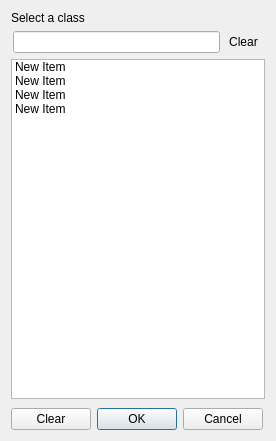
<?xml version="1.0" encoding="UTF-8"?>
<ui version="4.0">
 <class>getClassResource</class>
 <widget class="QDialog" name="getClassResource">
  <property name="geometry">
   <rect>
    <x>0</x>
    <y>0</y>
    <width>268</width>
    <height>441</height>
   </rect>
  </property>
  <property name="windowTitle">
   <string>Select class...</string>
  </property>
  <property name="windowIcon">
   <iconset resource="../resources.qrc">
    <normaloff>:/resources/RES/ffficons/brick.png</normaloff>:/resources/RES/ffficons/brick.png</iconset>
  </property>
  <layout class="QVBoxLayout" name="verticalLayout">
   <item>
    <widget class="QLabel" name="TitleLabel">
     <property name="text">
      <string>Select a class</string>
     </property>
    </widget>
   </item>
   <item>
    <layout class="QHBoxLayout" name="horizontalLayout_2">
     <property name="spacing">
      <number>2</number>
     </property>
     <item>
      <widget class="QLabel" name="label">
       <property name="text">
        <string>&lt;!DOCTYPE HTML PUBLIC &quot;-//W3C//DTD HTML 4.0//EN&quot; &quot;http://www.w3.org/TR/REC-html40/strict.dtd&quot;&gt;
&lt;html&gt;&lt;head&gt;&lt;meta name=&quot;qrichtext&quot; content=&quot;1&quot; /&gt;&lt;style type=&quot;text/css&quot;&gt;
p, li { white-space: pre-wrap; }
&lt;/style&gt;&lt;/head&gt;&lt;body style=&quot; font-family:'MS Shell Dlg 2'; font-size:8.25pt; font-weight:400; font-style:normal;&quot;&gt;
&lt;p style=&quot; margin-top:0px; margin-bottom:0px; margin-left:0px; margin-right:0px; -qt-block-indent:0; text-indent:0px;&quot;&gt;&lt;img src=&quot;:/resources/RES/ffficons/magnifier.png&quot; /&gt;&lt;/p&gt;&lt;/body&gt;&lt;/html&gt;</string>
       </property>
      </widget>
     </item>
     <item>
      <widget class="QLineEdit" name="Filter"/>
     </item>
     <item>
      <widget class="QToolButton" name="toolButton">
       <property name="enabled">
        <bool>true</bool>
       </property>
       <property name="text">
        <string>Clear</string>
       </property>
       <property name="icon">
        <iconset resource="../resources.qrc">
         <normaloff>:/resources/RES/clear_left.png</normaloff>:/resources/RES/clear_left.png</iconset>
       </property>
       <property name="autoRaise">
        <bool>true</bool>
       </property>
      </widget>
     </item>
    </layout>
   </item>
   <item>
    <widget class="QListWidget" name="listWidget">
     <property name="editTriggers">
      <set>QAbstractItemView::NoEditTriggers</set>
     </property>
     <property name="iconSize">
      <size>
       <width>16</width>
       <height>16</height>
      </size>
     </property>
     <property name="verticalScrollMode">
      <enum>QAbstractItemView::ScrollPerPixel</enum>
     </property>
     <property name="horizontalScrollMode">
      <enum>QAbstractItemView::ScrollPerPixel</enum>
     </property>
     <property name="movement">
      <enum>QListView::Static</enum>
     </property>
     <property name="flow">
      <enum>QListView::TopToBottom</enum>
     </property>
     <property name="resizeMode">
      <enum>QListView::Adjust</enum>
     </property>
     <property name="layoutMode">
      <enum>QListView::SinglePass</enum>
     </property>
     <property name="wordWrap">
      <bool>true</bool>
     </property>
     <item>
      <property name="text">
       <string>New Item</string>
      </property>
      <property name="icon">
       <iconset resource="../resources.qrc">
        <normaloff>:/resources/RES/app.png</normaloff>:/resources/RES/app.png</iconset>
      </property>
     </item>
     <item>
      <property name="text">
       <string>New Item</string>
      </property>
      <property name="icon">
       <iconset resource="../resources.qrc">
        <normaloff>:/resources/RES/defbg.jpg</normaloff>:/resources/RES/defbg.jpg</iconset>
      </property>
     </item>
     <item>
      <property name="text">
       <string>New Item</string>
      </property>
      <property name="icon">
       <iconset resource="../resources.qrc">
        <normaloff>:/resources/RES/clear_left.png</normaloff>:/resources/RES/clear_left.png</iconset>
      </property>
     </item>
     <item>
      <property name="text">
       <string>New Item</string>
      </property>
      <property name="icon">
       <iconset resource="../resources.qrc">
        <normaloff>:/resources/RES/app.png</normaloff>:/resources/RES/app.png</iconset>
      </property>
     </item>
    </widget>
   </item>
   <item>
    <layout class="QHBoxLayout" name="horizontalLayout">
     <property name="topMargin">
      <number>3</number>
     </property>
     <property name="rightMargin">
      <number>2</number>
     </property>
     <item>
      <widget class="QPushButton" name="ClearButton">
       <property name="text">
        <string>Clear</string>
       </property>
      </widget>
     </item>
     <item>
      <spacer name="horizontalSpacer">
       <property name="orientation">
        <enum>Qt::Horizontal</enum>
       </property>
       <property name="sizeHint" stdset="0">
        <size>
         <width>40</width>
         <height>20</height>
        </size>
       </property>
      </spacer>
     </item>
     <item>
      <widget class="QPushButton" name="OKbutton">
       <property name="text">
        <string>OK</string>
       </property>
       <property name="default">
        <bool>true</bool>
       </property>
      </widget>
     </item>
     <item>
      <widget class="QPushButton" name="CancelButton">
       <property name="text">
        <string>Cancel</string>
       </property>
      </widget>
     </item>
    </layout>
   </item>
  </layout>
 </widget>
 <resources>
  <include location="../resources.qrc"/>
 </resources>
 <connections>
  <connection>
   <sender>toolButton</sender>
   <signal>clicked()</signal>
   <receiver>Filter</receiver>
   <slot>clear()</slot>
   <hints>
    <hint type="sourcelabel">
     <x>243</x>
     <y>41</y>
    </hint>
    <hint type="destinationlabel">
     <x>192</x>
     <y>41</y>
    </hint>
   </hints>
  </connection>
 </connections>
</ui>
